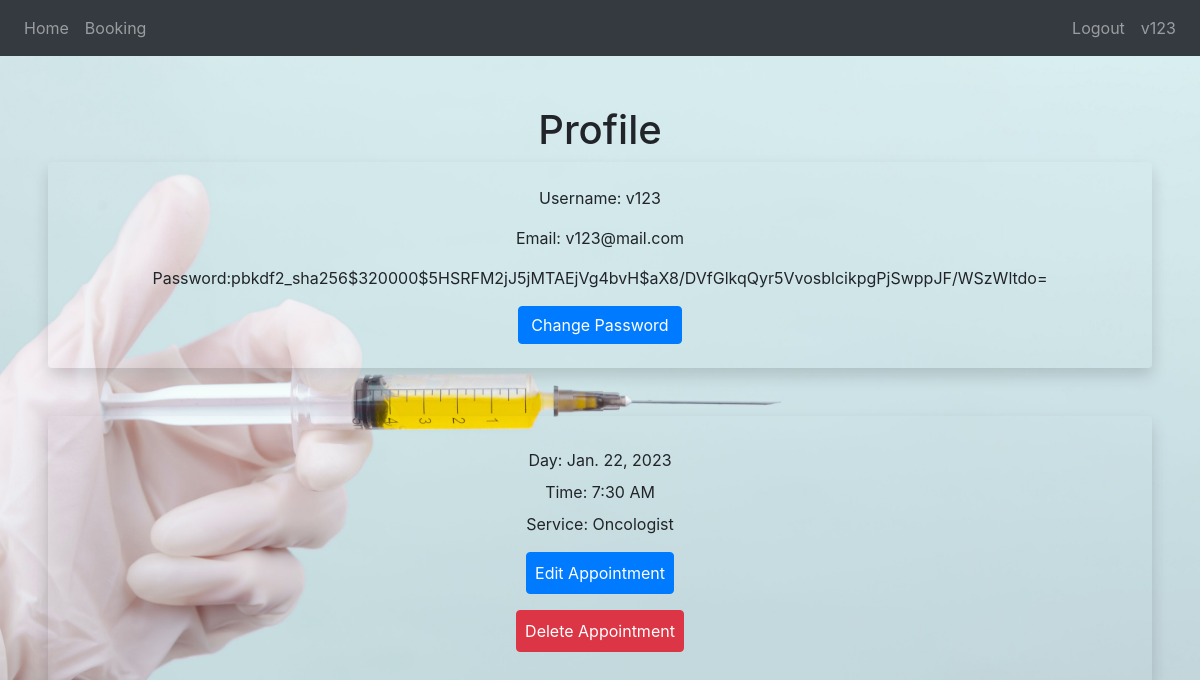
The page /user-panel (signed in) on the database as committed earlier.
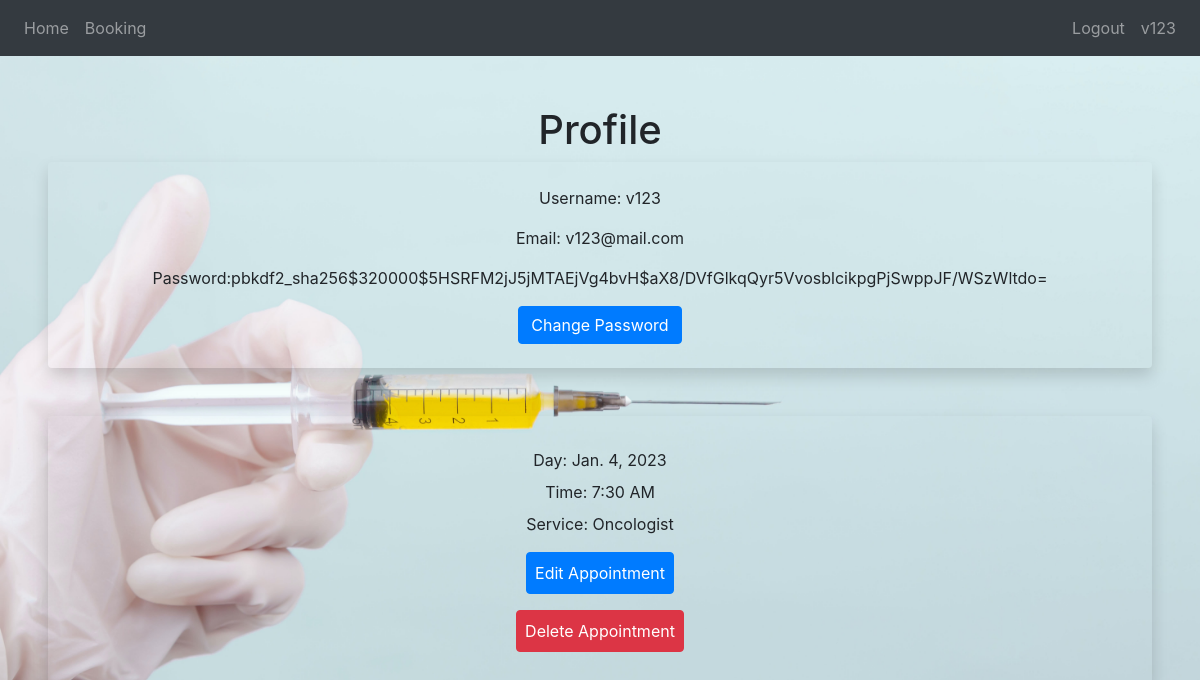
The same page on the database as committed later.
### booking/models.py (models this page shows, shortened)
class Appointment(models.Model):
    user = models.ForeignKey(User, on_delete=models.CASCADE, null=True, blank=True)
    service = models.CharField(max_length=50, choices=SERVICE_CHOICES, default="Cardiologist")
    day = models.DateField(default=datetime.now)
    time = models.CharField(max_length=10, choices=TIME_CHOICES, default="7:30 AM")
    time_ordered = models.DateTimeField(default=datetime.now, blank=True)
    syptoms = models.TextField(null=True, blank=True)
    timetaken = models.CharField(max_length=10,null=True, blank=True)
    Apperence = models.BooleanField(default=False)

### booking/views.py (the view)
# urls.py: path('user-panel', views.userPanel, name='userPanel'),
def userPanel(request):
    user = request.user
    appointments = Appointment.objects.filter(user=user).order_by('day', 'time')
    return render(request, 'userPanel.html', {
        'user':user,
        'appointments':appointments,
    })

### booking/templates/userPanel.html (shortened to what this page needs)
{% extends 'Base.html' %}
{% block content%}
{% load crispy_forms_tags %}
<h1 class="text-center">Profile</h1>
<div class="shadow p-4 mb-5 bg-body bg-body rounded text-black text-center m-5">
    <p>Username: {{user}}</p>
    <p>Email: {{user.email}}</p>
    <p>Password:{{user.password}}</p>
    <a href="change-password/" class="btn btn-primary">Change Password</a>
</div>
{% if appointments.count > 0 %}
    <div class="shadow p-4 mb-5 bg-body bg-body rounded text-black text-center m-5">
        {% for appointment in appointments %}
            <p class="list-group mt-2">Day: {{ appointment.day }}</p>
            <p class="list-group mt-2">Time: {{ appointment.time }}</p>
            <p class="list-group mt-2">Service: {{ appointment.service }}</p>
            <div class="mt-3 mb-2">
                <a class="btn btn-primary rounded-3 p-2" href="{% url 'userUpdate' appointment.id %}">Edit Appointment</a>
            </div>
            <div class="mt-3 mb-2">
                <a class="btn btn-danger rounded-3 p-2" href="{% url 'DeleteApp1' appointment.id %}">Delete Appointment</a>
            </div>
        {% endfor %}
    </div>
{%endif%}
{% endblock%}

Rows that differ between the two databases and show on the page:
removed Appointment: day "Jan. 22, 2023", time "7:30 AM", service "Oncologist"
added Appointment: day "Jan. 4, 2023", time "7:30 AM", service "Oncologist"
